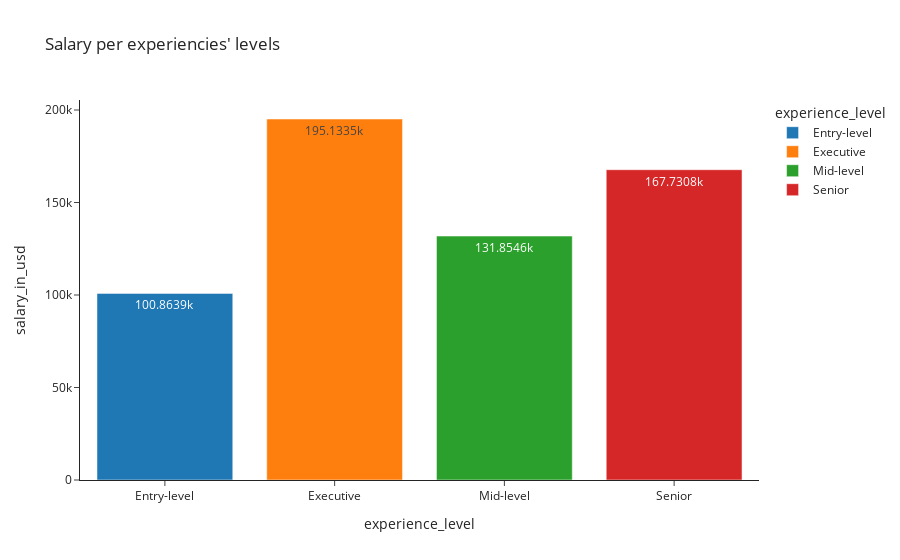

The cell this chart's notebook holds for it:
### Code cell
iplot(px.bar(us.groupby('experience_level')['salary_in_usd'].mean().reset_index().round(2),text_auto=True
      ,template='simple_white',title= 'Salary per experiencies\' levels',x='experience_level',y='salary_in_usd',color='experience_level'))

### Figure 1 — Plotly figure (JSON) as saved in the notebook; plotly's stock layout.template omitted (floating-point values rounded to 4 significant figures)
{"data": [{"alignmentgroup": "True", "hovertemplate": "experience_level=%{x}<br>salary_in_usd=%{y}<extra></extra>", "legendgroup": "Entry-level", "marker": {"color": "#1F77B4", "pattern": {"shape": ""}}, "name": "Entry-level", "offsetgroup": "Entry-level", "orientation": "v", "showlegend": true, "textposition": "auto", "texttemplate": "%{y}", "type": "bar", "x": ["Entry-level"], "xaxis": "x", "y": [100900.0], "yaxis": "y"}, {"alignmentgroup": "True", "hovertemplate": "experience_level=%{x}<br>salary_in_usd=%{y}<extra></extra>", "legendgroup": "Executive", "marker": {"color": "#FF7F0E", "pattern": {"shape": ""}}, "name": "Executive", "offsetgroup": "Executive", "orientation": "v", "showlegend": true, "textposition": "auto", "texttemplate": "%{y}", "type": "bar", "x": ["Executive"], "xaxis": "x", "y": [195100.0], "yaxis": "y"}, {"alignmentgroup": "True", "hovertemplate": "experience_level=%{x}<br>salary_in_usd=%{y}<extra></extra>", "legendgroup": "Mid-level", "marker": {"color": "#2CA02C", "pattern": {"shape": ""}}, "name": "Mid-level", "offsetgroup": "Mid-level", "orientation": "v", "showlegend": true, "textposition": "auto", "texttemplate": "%{y}", "type": "bar", "x": ["Mid-level"], "xaxis": "x", "y": [131900.0], "yaxis": "y"}, {"alignmentgroup": "True", "hovertemplate": "experience_level=%{x}<br>salary_in_usd=%{y}<extra></extra>", "legendgroup": "Senior", "marker": {"color": "#D62728", "pattern": {"shape": ""}}, "name": "Senior", "offsetgroup": "Senior", "orientation": "v", "showlegend": true, "textposition": "auto", "texttemplate": "%{y}", "type": "bar", "x": ["Senior"], "xaxis": "x", "y": [167700.0], "yaxis": "y"}], "layout": {"barmode": "relative", "legend": {"title": {"text": "experience_level"}, "tracegroupgap": 0}, "title": {"text": "Salary per experiencies' levels"}, "xaxis": {"anchor": "y", "categoryarray": ["Entry-level", "Executive", "Mid-level", "Senior"], "categoryorder": "array", "domain": [0, 1], "title": {"text": "experience_level"}}, "yaxis": {"anchor": "x", "domain": [0, 1], "title": {"text": "salary_in_usd"}}}}
